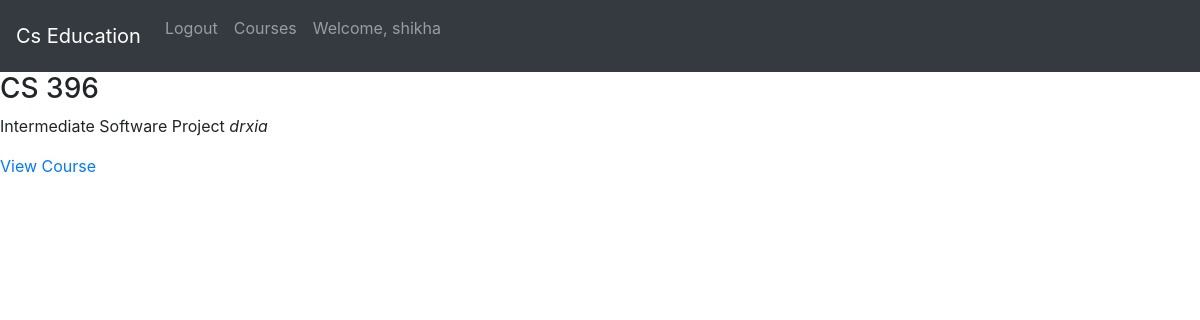
The app's page /courses (signed in) with its own data.
### lms/models.py (models this page shows)
class Profile(AbstractUser):
    pass

class Course(models.Model):
    code = models.CharField(max_length= 255)
    name = models.CharField(max_length= 255)
    created_date = models.DateTimeField(auto_now_add=True)
    updated_date = models.DateTimeField(auto_now=True)
    students = models.ManyToManyField(Profile, related_name="courses")
    instructor = models.ForeignKey(Profile, on_delete=models.CASCADE)

### lms/views.py (the view)
# urls.py: path("courses", views.courses, name="courses"),
def courses(request):
    user = request.user
    courses = Course.objects.filter(students=user)
    context = {
        "courses": courses
    }
    return render(request, "pages/courses/index.html", context)

### templates/pages/courses/index.html (shortened to what this page needs)
{% extends 'base.html' %}
{% block content %}
{% if courses %}
<section class="courses">
    {% for course in courses %}
    <section class="course">
        <section class="course-header">
            <h3>{{course.code}}</h3>
            <p>{{course.name}} <em>{{course.instructor.username}}</em></p>
        </section>
        <section class="course-body">
            <section class="course-body-footer">
                <a href="{% url 'view_course' course.id %}">View Course</a>
            </section>
        </section>
    </section>
    {% endfor %}
</section>
{% else %}
<section class="no-courses">
    <p>No courses available</p>
</section>
{% endif %}
{% endblock content %}

### templates/base.html (shortened to what this page needs)
<!doctype html>
<html lang="en">
  <head>
    <link rel="stylesheet" href="https://cdn.jsdelivr.net/npm/bootstrap@4.4.1/dist/css/bootstrap.min.css">
</head>
<body>
    <nav class="navbar navbar-expand-lg navbar-dark bg-dark">
        <a class="navbar-brand" href="{% url 'index' %}">Cs Education</a>
        <div class="collapse navbar-collapse" id="navbarTogglerDemo02">
            <ul class="navbar-nav mr-auto mt-2 mt-lg-0">
                {% if user.is_authenticated %}
                <li class="nav-item">
                    <a class="nav-link" href="{% url 'logout' %}">Logout</a>
                </li>
                <li class="nav-item">
                    <a class="nav-link" href="{% url 'courses' %}">Courses</a>
                </li>
                <li class="nav-item">
                  <p class="nav-link">Welcome, {{user.username}}</p>
                </li>
                {% endif %}
            </ul>
        </div>
      </nav>
      <main class="main-content">
        {% block content %}
        {% endblock %}
      </main>
  </body>
</html>

### records on screen
Profile: username "shikha"
Course: code "CS 396", name "Intermediate Software Project", instructor.username "drxia"
